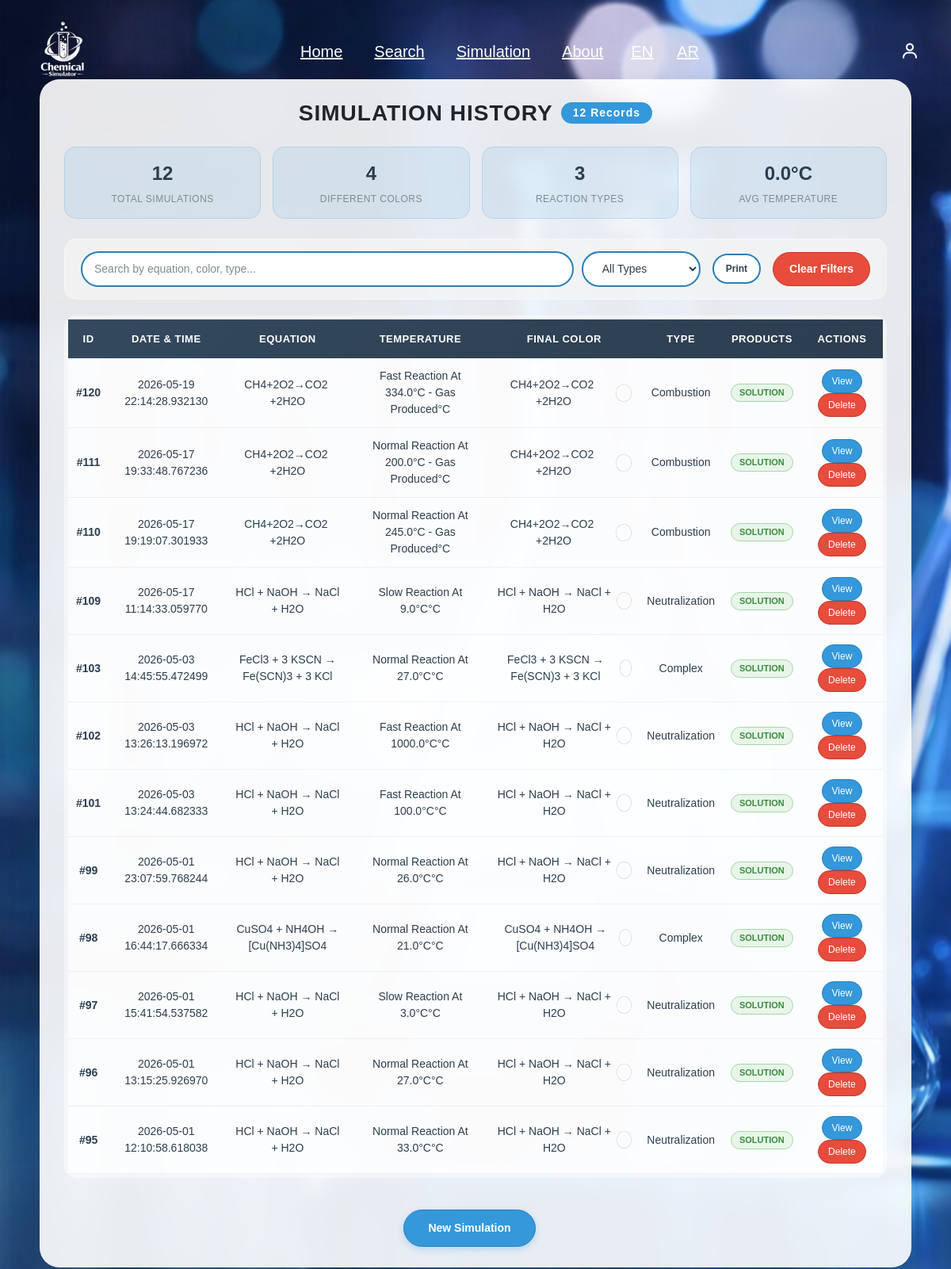
The page /simulation/history (signed in) on the database its author committed.
### tables this page shows
CREATE TABLE reaction_results (
        id INTEGER PRIMARY KEY AUTOINCREMENT,
        simulation_id INTEGER UNIQUE NOT NULL,
        products TEXT,
        energyReleased REAL,
        state TEXT, color TEXT,
        FOREIGN KEY (simulation_id) REFERENCES "simulation"(id)
    );

CREATE TABLE "simulation" (
        id INTEGER PRIMARY KEY AUTOINCREMENT,
        user_id INTEGER NOT NULL,
        reaction_id INTEGER NOT NULL,
        date TEXT NOT NULL,
        result TEXT, temperature REAL DEFAULT 25, pressure REAL DEFAULT 1,
        FOREIGN KEY (user_id) REFERENCES users(id),
        FOREIGN KEY (reaction_id) REFERENCES chemical_reactions(id)
    );

CREATE TABLE chemical_reactions (
        id INTEGER PRIMARY KEY AUTOINCREMENT,
        equation TEXT NOT NULL,
        type TEXT,
        temperature REAL,
        pressure REAL
    , result_color TEXT, gas_produced INTEGER DEFAULT 0, precipitate INTEGER DEFAULT 0, min_temp REAL DEFAULT 25, description TEXT, created_at TEXT);

### routes/simulation.py (the view)
@simulation_bp.route("/history", methods=["GET"])
def simulation_history():
    if "user_id" not in session:
        return redirect(url_for("login.login"))
    db = get_db()
    cursor = db.cursor()
    cursor.execute("""
        SELECT s.id, s.date, s.result, s.temperature,
               rr.products, rr.color, rr.state,
               r.equation as reaction_equation
        FROM simulation s
        JOIN reaction_results rr ON s.id = rr.simulation_id
        LEFT JOIN chemical_reactions r ON s.reaction_id = r.id
        WHERE s.user_id = ?
        ORDER BY s.date DESC
        LIMIT 20
    """, (session["user_id"],))
    history = cursor.fetchall()
    return render_template("simulation/history.html", history=history)

### app.py (called while the page is built)
def get_locale():
    return session.get('lang', 'en')

@app.before_request
def set_language():
    lang = request.args.get('lang')
    if lang:
        session['lang'] = lang

@app.context_processor
def inject_globals():
    return dict(get_locale=get_locale)

@app.context_processor
def inject_notifications():
    conn = sqlite3.connect('database/chemical.db')
    c = conn.cursor()
    c.execute("SELECT COUNT(*) FROM pending_reactions WHERE status='pending'")
    count = c.fetchone()[0]
    conn.close()
    return dict(pending_count=count)

### database/db.py (called while the page is built)
def get_db():
    if "db" not in g:
        g.db = sqlite3.connect(DB_PATH)
        g.db.row_factory = sqlite3.Row
    return g.db

### templates/simulation/history.html (shortened to what this page needs)
{% extends "base.html" %}
{% block head %}
<link rel="stylesheet" href="{{ url_for('static', filename='css/history.css') }}">
{% endblock %}
{% block content %}
<div class="overlay">
    <div class="history-container">
        <h1>
            {{ _('SIMULATION HISTORY') }}
            <span class="records-badge">{{ history|length }} {{ _('Records') }}</span>
        </h1>
        <div class="stats-grid">
            <div class="stat-card">
                <div class="stat-value">{{ history|length }}</div>
                <div class="stat-label">{{ _('Total Simulations') }}</div>
            </div>
            <div class="stat-card">
                {% set colors = [] %}
                <div class="stat-value">{{ colors|length }}</div>
                <div class="stat-label">{{ _('Different Colors') }}</div>
            </div>
            <div class="stat-card">
                {% set types = [] %}
                <div class="stat-value">{{ types|length }}</div>
                <div class="stat-label">{{ _('Reaction Types') }}</div>
            </div>
            <div class="stat-card">
                {% set total_temp = 0.0 %}
                {% for sim in history %}
                    {% set total_temp = total_temp + sim[2]|float %}
                {% endfor %}
                {% if history|length > 0 %}
                    {% set avg_temp = (total_temp / history|length)|round(1) %}
                {% else %}
                    {% set avg_temp = 0 %}
                {% endif %}
                <div class="stat-value">{{ avg_temp }}°C</div>
                <div class="stat-label">{{ _('Avg Temperature') }}</div>
            </div>
        </div>
        <div class="filter-section">
            <div class="search-box">
                <input type="text" class="search-input" id="searchInput" placeholder="{{ _('Search by equation, color, type...') }}" onkeyup="filterTable()">
                <select class="filter-select" id="typeFilter" onchange="filterTable()">
                    <option value="all">{{ _('All Types') }}</option>
                </select>
            </div>
            <div class="export-buttons">
                <button class="export-btn" onclick="printTable()">{{ _('Print') }}</button>
            </div>
            <button class="clear-filter" onclick="clearFilters()">{{ _('Clear Filters') }}</button>
        </div>
        <div class="table-container">
            <table id="historyTable">
                <thead>
                    <tr>
                        <th>{{ _('ID') }}</th>
                        <th>{{ _('Date & Time') }}</th>
                        <th>{{ _('Equation') }}</th>
                        <th>{{ _('Temperature') }}</th>
                        <th>{{ _('Final Color') }}</th>
                        <th>{{ _('Type') }}</th>
                        <th>{{ _('Products') }}</th>
                        <th>{{ _('Actions') }}</th>
                    </tr>
                </thead>
                <tbody>
                    {% if history %}
                        {% for sim in history %}
                        <tr>
                            <td><strong>#{{ sim[0] }}</strong></td>
                            <td>{{ sim[1] }}</td>
                            <td>{{ sim[7] or sim[3] }}</td>
                            <td>{{ sim[2] }}°C</td>
                            <td>
                                <div class="color-cell">
                                    {{ sim[4] }}
                                    <span class="color-dot" style="background-color: '{{ sim[4] }}';"></span>
                                </div>
                            </td>
                            <td>{{ sim[6] }}</td>
                            <td>
                                {% set type_lower = sim[6]|lower %}
                                {% if 'gas' in type_lower %}
                                    <span class="badge badge-gas">{{ _('Gas') }}</span>
                                {% elif 'precipitation' in type_lower or 'precipitate' in type_lower %}
                                    <span class="badge badge-precipitate">{{ _('Precipitate') }}</span>
                                {% else %}
                                    <span class="badge badge-solution">{{ _('Solution') }}</span>
                                {% endif %}
                            </td>
                            <td>
                                <button class="action-btn view-btn" onclick="viewSimulation('{{ sim[0] }}')">{{ _('View') }}</button>
                                <button class="action-btn delete-btn" onclick="deleteSimulation('{{ sim[0] }}')">{{ _('Delete') }}</button>
                            </td>
                        </tr>
                        {% endfor %}
                    {% endif %}
                </tbody>
            </table>
        </div>
        <div class="nav-links">
            <a href="{{ url_for('simulation.simulation_page') }}" class="btn">{{ _('New Simulation') }}</a>
        </div>
    </div>
</div>
{% endblock %}

### static/css/style.css (style rules this page uses)
* { padding: 0; margin: 0; box-sizing: border-box; font-family: "Lucida Sans", "Lucida Sans Regular", "Lucida Grande", "Lucida Sans Unicode", Geneva, Verdana, sans-serif; outline: none; border: none; text-decoration: none; text-transform: capitalize; transition: 0.2s linear; }
html { font-size: 62.5%; scroll-behavior: smooth; overflow-x: hidden; }
.btn { display: inline-block; margin-top: 15px; margin-right: 15px; padding: 1rem 2.5rem; font-size: 1.6rem; background: #1f4ed8; color: white; }

### static/css/login.css (style rules this page uses)
* { margin: 0; padding: 0; box-sizing: border-box; font-family: "Lucida Sans", "Lucida Sans Regular", "Lucida Grande", "Lucida Sans Unicode", Geneva, Verdana, sans-serif; }
body { display: flex; justify-content: center; align-items: flex-start; min-height: 100vh; padding-top: 120px; background: url("../img/img1.png") no-repeat; background-size: cover; background-position: center; }
input[type="email"], input[type="text"], input[type="password"] { text-transform: none !important; }

### rows shown on the page
reaction_results: sim "120", date "2026-05-19 22:14:28.932130", equation "CH4+2O2→CO2 ​+2H2O", result "Fast Reaction At 334.0°C - Gas Produced", products "CH4+2O2→CO2 ​+2H2O", state "Combustion"
reaction_results: sim "111", date "2026-05-17 19:33:48.767236", equation "CH4+2O2→CO2 ​+2H2O", result "Normal Reaction At 200.0°C - Gas Produced", products "CH4+2O2→CO2 ​+2H2O", state "Combustion"
reaction_results: sim "110", date "2026-05-17 19:19:07.301933", equation "CH4+2O2→CO2 ​+2H2O", result "Normal Reaction At 245.0°C - Gas Produced", products "CH4+2O2→CO2 ​+2H2O", state "Combustion"
reaction_results: sim "109", date "2026-05-17 11:14:33.059770", equation "HCl + NaOH → NaCl + H2O", result "Slow Reaction At 9.0°C", products "HCl + NaOH → NaCl + H2O", state "Neutralization"
reaction_results: sim "103", date "2026-05-03 14:45:55.472499", equation "FeCl3 + 3 KSCN → Fe(SCN)3 + 3 KCl", result "Normal Reaction At 27.0°C", products "FeCl3 + 3 KSCN → Fe(SCN)3 + 3 KCl", state "Complex"
reaction_results: sim "102", date "2026-05-03 13:26:13.196972", equation "HCl + NaOH → NaCl + H2O", result "Fast Reaction At 1000.0°C", products "HCl + NaOH → NaCl + H2O", state "Neutralization"
reaction_results: sim "101", date "2026-05-03 13:24:44.682333", equation "HCl + NaOH → NaCl + H2O", result "Fast Reaction At 100.0°C", products "HCl + NaOH → NaCl + H2O", state "Neutralization"
reaction_results: sim "99", date "2026-05-01 23:07:59.768244", equation "HCl + NaOH → NaCl + H2O", result "Normal Reaction At 26.0°C", products "HCl + NaOH → NaCl + H2O", state "Neutralization"
reaction_results: sim "98", date "2026-05-01 16:44:17.666334", equation "CuSO4 + NH4OH → [Cu(NH3)4]SO4", result "Normal Reaction At 21.0°C", products "CuSO4 + NH4OH → [Cu(NH3)4]SO4", state "Complex"
reaction_results: sim "97", date "2026-05-01 15:41:54.537582", equation "HCl + NaOH → NaCl + H2O", result "Slow Reaction At 3.0°C", products "HCl + NaOH → NaCl + H2O", state "Neutralization"
reaction_results: sim "96", date "2026-05-01 13:15:25.926970", equation "HCl + NaOH → NaCl + H2O", result "Normal Reaction At 27.0°C", products "HCl + NaOH → NaCl + H2O", state "Neutralization"
reaction_results: sim "95", date "2026-05-01 12:10:58.618038", equation "HCl + NaOH → NaCl + H2O", result "Normal Reaction At 33.0°C", products "HCl + NaOH → NaCl + H2O", state "Neutralization"

### other values the page prints
{{ history|length }} "12"
{{ colors|length }} "4"
{{ types|length }} "3"
{{ avg_temp }} "0.0"
form field value "All Types"
